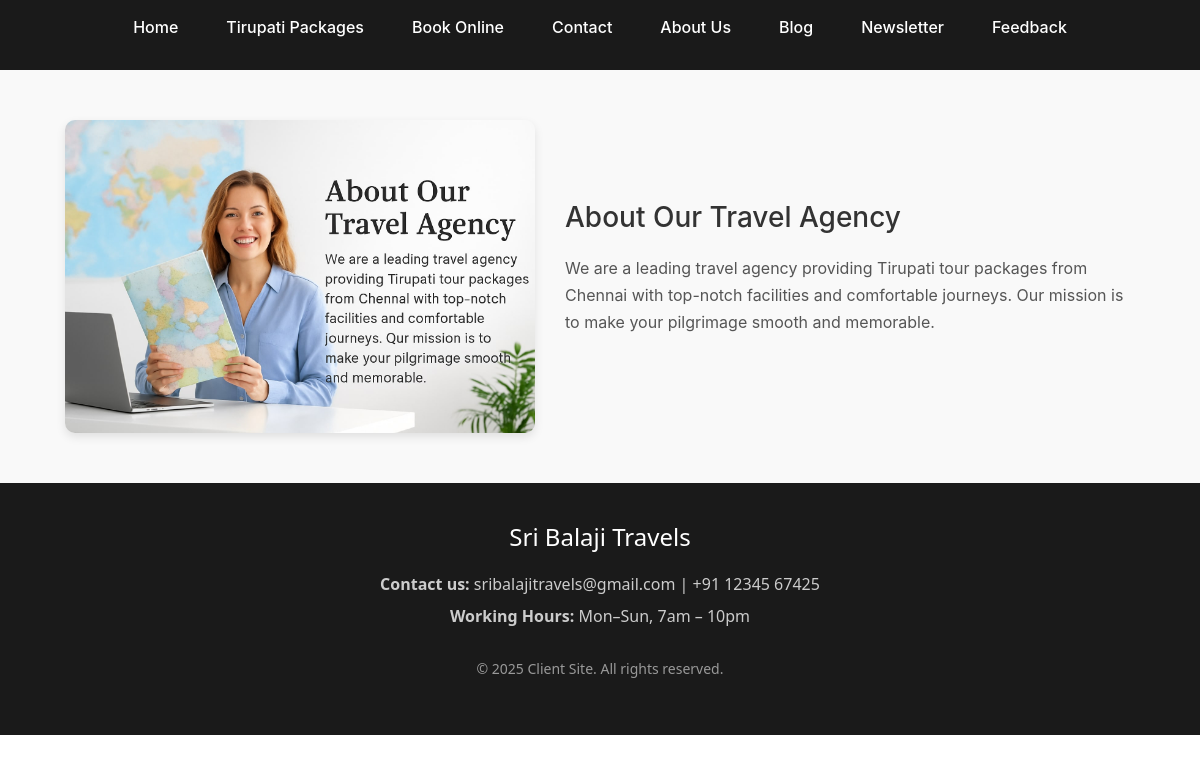
The page /client-site-rebuild/about.php on the database its author committed.
### tables this page shows
CREATE TABLE `about` (
  `id` int(11) NOT NULL,
  `title` varchar(255) NOT NULL,
  `content` text NOT NULL,
  `image` varchar(255) DEFAULT NULL,
  `created_at` timestamp NOT NULL DEFAULT current_timestamp()
);

### client-site-rebuild/about.php (the view)
<?php
include 'db.php';
include 'includes/header.php';
$sql = "SELECT * FROM about LIMIT 1";
$result = mysqli_query($conn, $sql);
$about = mysqli_fetch_assoc($result);
?>
<section class="about-section" style="padding: 50px 15px; background-color: #f9f9f9;">
  <div class="container" style="max-width: 1100px; margin: auto; display: flex; flex-wrap: wrap; gap: 30px; align-items: center;">
    <div style="flex: 1 1 400px; text-align: center;">
      <?php if (!empty($about['image'])): ?>
        <img src="admin/uploads/<?= htmlspecialchars($about['image']) ?>" alt="<?= htmlspecialchars($about['title']) ?>" style="width: 100%; max-width: 500px; border-radius: 10px; box-shadow: 0 4px 10px rgba(0,0,0,0.1);">
      <?php endif; ?>
    </div>
    <div style="flex: 1 1 500px;">
      <h2 style="font-size: 28px; margin-bottom: 20px;"><?= htmlspecialchars($about['title']) ?></h2>
      <p style="line-height: 1.7; font-size: 16px; color: #555;">
        <?= nl2br(htmlspecialchars($about['content'])) ?>
      </p>
    </div>
  </div>
</section>
<?php include 'includes/footer.php'; ?>

### client-site-rebuild/includes/header.php (shortened to what this page needs)
<!DOCTYPE html>
<html lang="en">
<head>
    <link rel="stylesheet" href="assets/css/style.css">
    <link rel="stylesheet" href="https://stackpath.bootstrapcdn.com/bootstrap/4.5.2/css/bootstrap.min.css">
</head>
<body>
<header>
  <nav>
    <ul>
      <li><a href="index.php">Home</a></li>
      <li><a href="packages.php">Tirupati Packages</a></li>
      <li><a href="book.php">Book Online</a></li>
      <li><a href="contact.php">Contact</a></li>
      <li><a href="about.php">About Us</a></li>
      <li><a href="blog.php">Blog</a></li>
      <li><a href="newsletter.php">Newsletter</a></li>
      <li><a href="feedback.php">Feedback</a></li>
    </ul>
  </nav>
</header>

### client-site-rebuild/includes/footer.php
<footer class="site-footer">
    <div class="footer-container">
        <div class="footer-logo">
            <h4>Sri Balaji Travels</h4>
        </div>
        <div class="footer-info">
            <p><strong>Contact us:</strong> sribalajitravels@gmail.com | +91 12345 67425</p>
            <p><strong>Working Hours:</strong> Mon–Sun, 7am – 10pm</p>
        </div>
        <div class="footer-bottom">
            <p>© 2025 Client Site. All rights reserved.</p>
        </div>
    </div>
</footer>
</body>
</html>

### client-site-rebuild/assets/css/style.css (style rules this page uses)
* { margin: 0; padding: 0; box-sizing: border-box; }
body { font-family: 'Segoe UI', Tahoma, Geneva, Verdana, sans-serif; line-height: 1.6; }
header { background-color: #1a1a1a; padding: 15px 0; color: #fff; }
nav { max-width: 1200px; margin: 0 auto; padding: 0 20px; }
nav ul { display: flex; flex-wrap: wrap; justify-content: center; align-items: center; list-style: none; gap: 20px; }
nav ul li a { text-decoration: none; color: #fff; font-weight: 500; padding: 8px 14px; border-radius: 5px; transition: background 0.3s ease; }
.site-footer { background-color: #1a1a1a; color: #f0f0f0; padding: 40px 20px; font-family: 'Segoe UI', Tahoma, Geneva, Verdana, sans-serif; }
.footer-container { max-width: 1200px; margin: 0 auto; text-align: center; }
.footer-logo h4 { font-size: 24px; margin-bottom: 20px; color: #ffffff; }
.footer-info p { margin: 8px 0; font-size: 16px; line-height: 1.5; color: #cccccc; }
.footer-bottom { margin-top: 30px; font-size: 14px; color: #999999; }
.about-section h2 { color: #333; }
.about-section p { color: #555; }

### rows shown on the page
about: image (picture), title "About Our Travel Agency", content "We are a leading travel agency providing Tirupati tour packages from Chennai with top-notch facilities and comfortable journeys. Our mission is to make your pilgrimage smooth and memorable."
